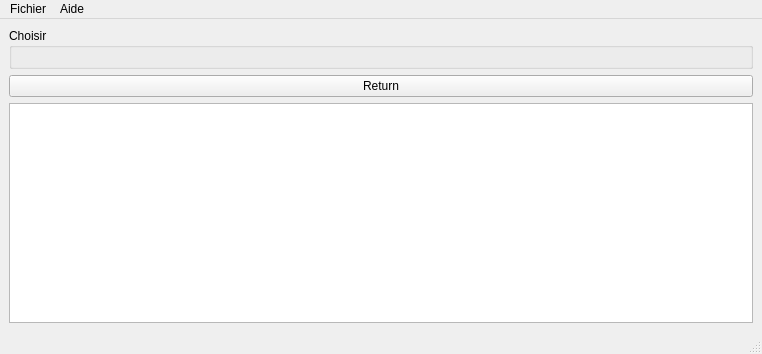
<?xml version="1.0" encoding="UTF-8"?>
<ui version="4.0">
 <class>MainWindow</class>
 <widget class="QMainWindow" name="MainWindow">
  <property name="geometry">
   <rect>
    <x>0</x>
    <y>0</y>
    <width>762</width>
    <height>354</height>
   </rect>
  </property>
  <property name="windowTitle">
   <string>Expositions</string>
  </property>
  <widget class="QWidget" name="centralwidget">
   <layout class="QVBoxLayout" name="verticalLayout">
    <item>
     <widget class="QGroupBox" name="groupBox">
      <property name="title">
       <string>Choisir</string>
      </property>
      <layout class="QHBoxLayout" name="horizontalLayout"/>
     </widget>
    </item>
    <item>
     <widget class="QPushButton" name="pushButton">
      <property name="text">
       <string>Return</string>
      </property>
     </widget>
    </item>
    <item>
     <widget class="QTextEdit" name="textEdit">
      <property name="readOnly">
       <bool>true</bool>
      </property>
     </widget>
    </item>
   </layout>
  </widget>
  <widget class="QMenuBar" name="menubar">
   <property name="geometry">
    <rect>
     <x>0</x>
     <y>0</y>
     <width>762</width>
     <height>20</height>
    </rect>
   </property>
   <widget class="QMenu" name="menuFichier">
    <property name="title">
     <string>Fichier</string>
    </property>
    <addaction name="actionEnregistrer_Sous"/>
    <addaction name="separator"/>
    <addaction name="actionQuitter"/>
   </widget>
   <widget class="QMenu" name="menuAide">
    <property name="title">
     <string>Aide</string>
    </property>
    <addaction name="separator"/>
    <addaction name="actionAide_F1"/>
    <addaction name="action_propos"/>
   </widget>
   <addaction name="menuFichier"/>
   <addaction name="menuAide"/>
  </widget>
  <widget class="QStatusBar" name="statusbar"/>
  <action name="actionEnregistrer_Sous">
   <property name="text">
    <string>Enregistrer Sous ...</string>
   </property>
  </action>
  <action name="actionQuitter">
   <property name="text">
    <string>Quitter</string>
   </property>
  </action>
  <action name="actionAide_F1">
   <property name="text">
    <string>Aide (F1)</string>
   </property>
  </action>
  <action name="action_propos">
   <property name="text">
    <string>À propos</string>
   </property>
  </action>
 </widget>
 <resources/>
 <connections/>
</ui>
